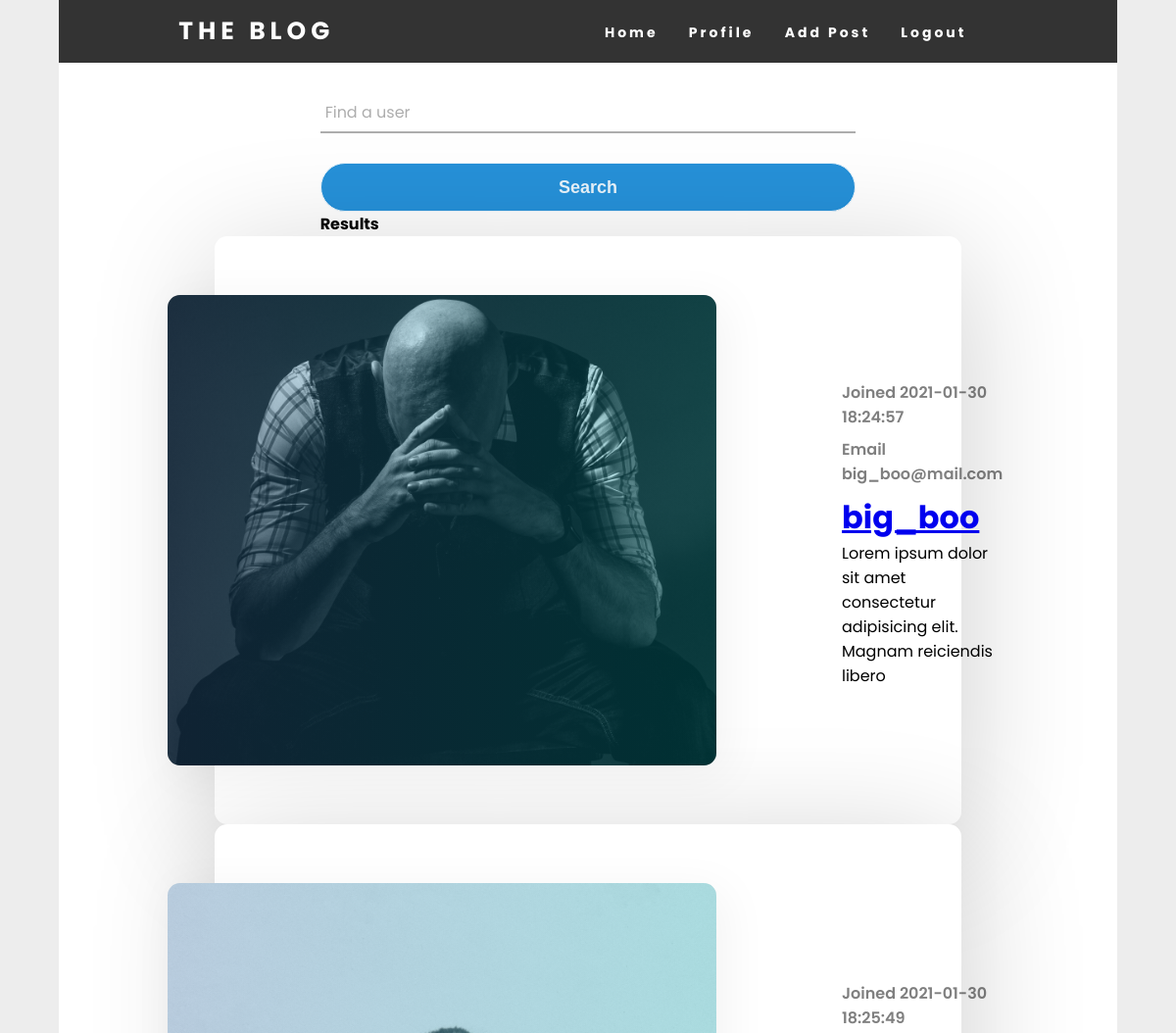
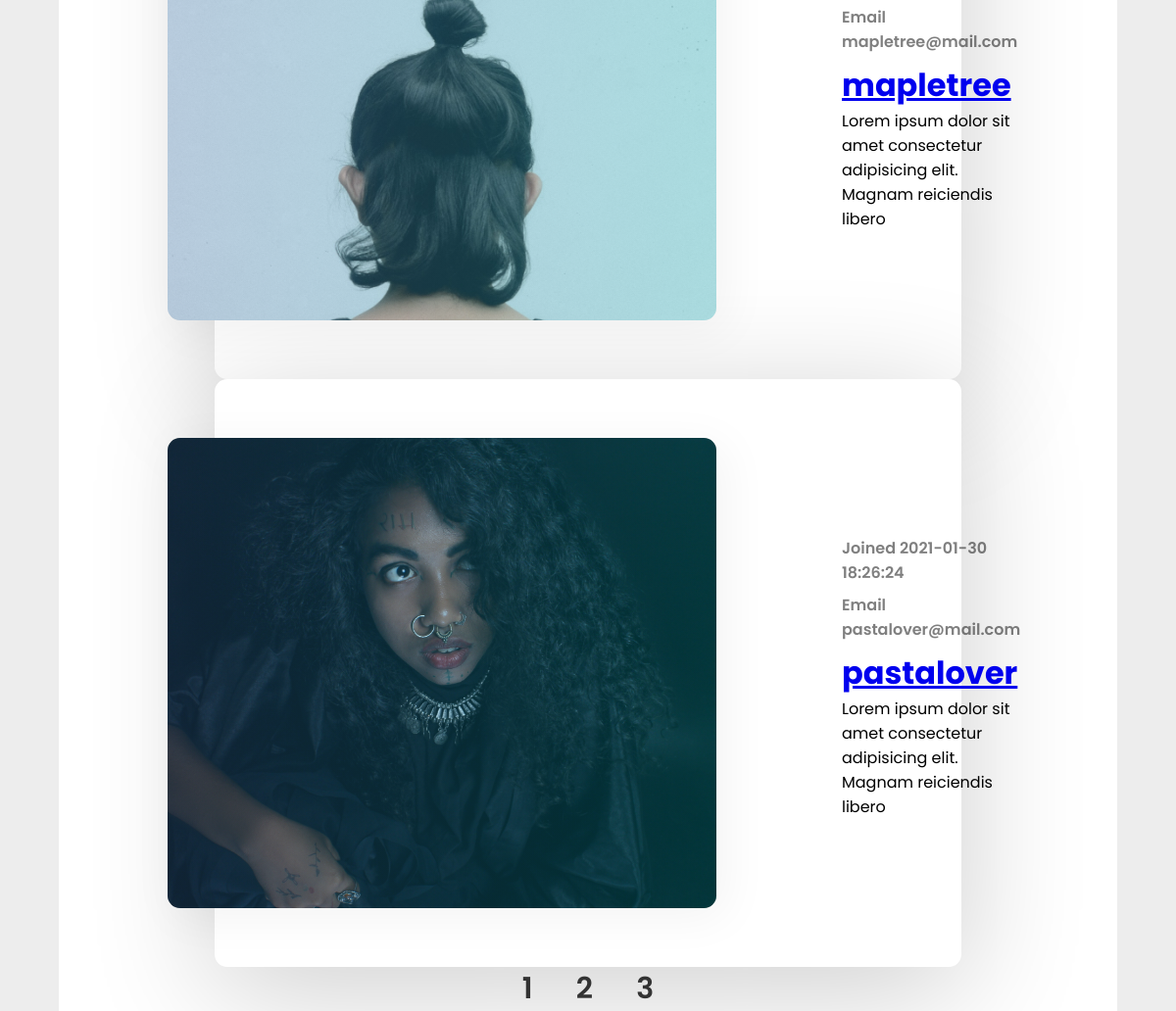
The page /pages/users.php (signed in) on the database its author committed (2 pictures, top to bottom).
### tables this page shows
CREATE TABLE `users` (
  `id` int(11) unsigned NOT NULL AUTO_INCREMENT,
  `username` varchar(255) DEFAULT NULL,
  `email` varchar(255) DEFAULT NULL,
  `password` varchar(255) DEFAULT NULL,
  `created_at` timestamp NOT NULL DEFAULT current_timestamp(),
  `updated_at` timestamp NULL DEFAULT current_timestamp() ON UPDATE current_timestamp(),
  `profile_image` varchar(255) DEFAULT NULL,
  `f_name` varchar(30) DEFAULT NULL,
  `l_name` varchar(30) DEFAULT NULL,
  PRIMARY KEY (`id`)
);

### header/header-array.php (called while the page is built)
<?php
$userid = $_SESSION['user']['id'];
$navItems = array(
    array(
        'slug' => "home.php?user=$userid",
        'title' => 'Home'
    ),
    array(
        'slug' => "profile.php?user=$userid",
        'title' => 'Profile'
    ),
    array(
        'slug' => "add-post.php?user=$userid",
        'title' => 'Add Post'
    ),
    array(
        'slug' => 'logout.php',
        'title' => 'Logout'
    ),
);
?>

### pages/users.php (the view, shortened to what this page needs)
<?php
require_once '../header/newheader.php';
$numperpage = 3;
$countsql = $pdo->prepare('SELECT COUNT(id) FROM users');
$countsql->execute();
$row = $countsql->fetch();
$numrecords = $row[0];
$numlinks = ceil($numrecords/$numperpage);
$page = $_GET['start'];
if(!$page) $page = 0;
$start = $page * $numperpage;
$sql = "SELECT * FROM users LIMIT $start,$numperpage";
$statement = $pdo->prepare($sql);
$statement->execute();
$usersResults = $statement->fetchAll(PDO::FETCH_ASSOC);
?>
    <div class="main-container">
        <div class="contant">
        <?php require_once 'search.php'; ?>
        <?php foreach($usersResults as $user) : ?>
    <div class="profile-card">
        <div class="blog-profile">
            <div class="blog-profile_img">
                <img src="../profileimages/<?= $user['profile_image']?>" alt="">
            </div>
            <div class="blog-profile_info">
                <div class="blog-profile_data">
                    <span>Joined <?= $user['created_at']?></span>
                    <span>Email <?= $user['email']?></span>
                </div>
                <h1 class="blog-profile_title"><a href="view-profile.php?user=<?php echo $user['id']; ?>"><?= $user['username'] ?></a></h1>
                <p class="blog-post_text">Lorem ipsum dolor sit amet consectetur adipisicing elit. Magnam reiciendis libero</p>
            </div>
        </div>
        </div>
        <?php endforeach; ?>
        <div class="pagination-box">
        <?php for($i = 0 ; $i < $numlinks ; $i++ ): $y = $i+1?>
            <a class="pagination" href="users.php?start=<?= $i ?>"><?= $y ?></a>
        <?php endfor ; ?>
        </div>
        </body>
</html>

### header/newheader.php (shortened to what this page needs)
<?php
include 'header-array.php';
?>
<!DOCTYPE html>
<html lang="en">
<head>
    <link rel="stylesheet" href="../css/header-style.css">
    <link rel="stylesheet" href="../css/main-container.css">
    <link rel="stylesheet" href="../css/posts.css">
    <link rel="stylesheet" href="../css/profile-info-styling.css">
    <link rel="stylesheet" href="../css/aside-style.css">
    <link rel="stylesheet" href="../css/login-style.css">
</head>
<body>
<header>
    <nav>
        <?php include 'logo.php'; ?>
        <?php include 'loop_array_nav_links.php'; ?>
    </nav>
</header>

### header/logo.php
<div class="logo">
    <h4>The Blog</h4>
</div>

### header/loop_array_nav_links.php
<?php include 'header-array.php'; ?>
<ul class="nav_links">
    <?php foreach($navItems as $items): ?>
        <li><a href="<?= $items['slug'] ?>"> <?= $items['title']?> </a></li>
    <?php endforeach ; ?>
</ul>

### pages/search.php (shortened to what this page needs)
<?php
require_once '../header/newheader.php';
?>
<div class="main-container">
<div class="contant">
<form action="search.php" method="POST">
        <div class="txt_field">
            <input type="text" name="search" required>
            <label for="">Find a user</label>
        </div>
        <input type="submit" name="submit-search" value="Search">
</form>
<h4><?php echo $numresults . ' Results'?></h4>
</div>
</div>
</body>
</html>

### css/header-style.css (style rules this page uses)
* { margin: 0px; padding: 0px; box-sizing: border-box; }
nav { display: flex; justify-content: space-around; align-items: center; min-height: 8vh; background-color: #333; font-family: 'Poppins', sans-serif; width: 90%; margin: auto; }
.logo { color: #fff; text-transform: uppercase; letter-spacing: 5px; font-size: 25px; }
.nav_links { display: flex; justify-content: space-evenly; width: 40%; }
.nav_links li { list-style: none; }
.nav_links a { color: #fff; text-decoration: none; letter-spacing: 3px; font-weight: bold; font-size: 14px; }

### css/main-container.css (style rules this page uses)
.main-container { display: flex; justify-content: space-around; width: 90%; margin: auto; background-color: #fff; }
.contant { width: 75%; }

### css/profile-info-styling.css (style rules this page uses)
.profile-card { width: 100%; height: 75vh; display: flex; justify-content: center; padding: 0 1.5rem; }
.blog-profile { width: 100%; max-width: 80rem; height: 100%; max-height: 40rem; padding: 5rem; background-color: #fff; box-shadow: 0 1.4rem 8rem rgba(0, 0, 0, .2); display: flex; align-items: center; border-radius: .8rem; }
.blog-profile_img { min-width: 35rem; max-width: 35rem; height: 30rem; transform: translateX(-8rem); position: relative; }
.blog-profile_img img { width: 100%; height: 100%; object-fit: cover; display: block; border-radius: .8rem; }
.blog-profile_img::before { content: ''; width: 100%; height: 100%; position: absolute; top: 0; left: 0; background: linear-gradient(to right, rgba(79, 172, 254, .2), rgba(0, 242, 254, .2)); box-shadow: .5rem .5rem 3rem 1px rgba(0, 0, 0, .05); border-radius: .8rem; }
.blog-profile_data span { display: block; color: rgba(0, 0, 0, .5); font-size: 1rem; font-weight: 600; margin: .5rem 0; }
.pagination-box { width: 80%; margin-bottom: 20px; margin: auto; text-align: center; }
.pagination { text-decoration: none; margin: 20px; font-size: 30px; font-weight: 600; color: #333; }

### css/login-style.css (style rules this page uses)
body { margin: 0; padding: 0; font-family: montserrat; overflow-x: hidden; font-family: 'Poppins', sans-serif; background: rgb(237, 237, 237); }
form .txt_field { position: relative; border-bottom: 2px solid #adadad; margin: 30px 0; }
.txt_field input { width: 100%; padding: 0 5px; height: 40px; font-size: 16px; border: none; background: none; outline: none; }
.txt_field label { position: absolute; top: 50%; left: 5px; color: #adadad; transform: translateY(-50%); font-size: 16px; pointer-events: none; transition: .5s; }
input[type="submit"] { width: 100%; height: 50px; border: 1px solid; background: #2691d9; border-radius: 25px; font-size: 18px; color: #e9f4fb; font-weight: 700; cursor: pointer; outline: none; }

### rows shown on the page
users: profile_image (picture), created_at "2021-01-30 18:24:57", email "big_boo@mail.com", username "big_boo"
users: profile_image (picture), created_at "2021-01-30 18:25:49", email "mapletree@mail.com", username "mapletree"
users: profile_image (picture), created_at "2021-01-30 18:26:24", email "pastalover@mail.com", username "pastalover"

### other values the page prints
$items['title'] "Home"
$items['title'] "Profile"
$items['title'] "Add Post"
$items['title'] "Logout"
$y "1"
$y "2"
$y "3"
